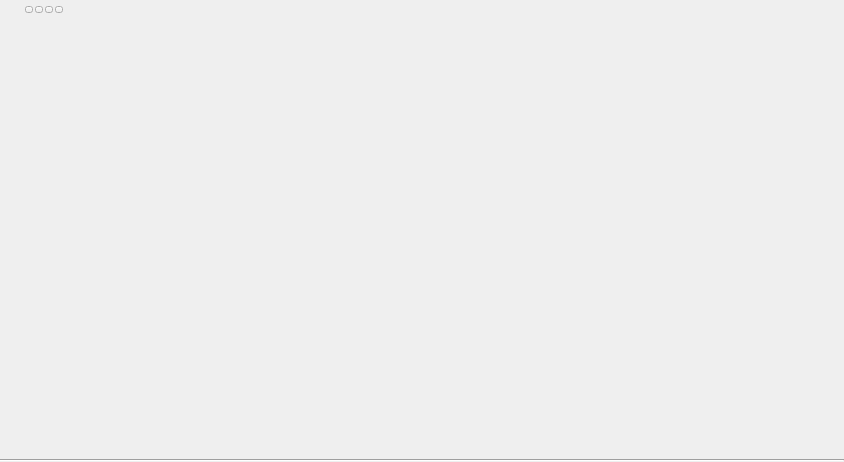
<?xml version="1.0" encoding="UTF-8"?>
<ui version="4.0">
 <class>TreeElement_Group</class>
 <widget class="QWidget" name="TreeElement_Group">
  <property name="geometry">
   <rect>
    <x>0</x>
    <y>0</y>
    <width>844</width>
    <height>462</height>
   </rect>
  </property>
  <property name="sizePolicy">
   <sizepolicy hsizetype="Preferred" vsizetype="Fixed">
    <horstretch>0</horstretch>
    <verstretch>0</verstretch>
   </sizepolicy>
  </property>
  <property name="contextMenuPolicy">
   <enum>Qt::NoContextMenu</enum>
  </property>
  <layout class="QHBoxLayout" name="horizontalLayout_4">
   <property name="spacing">
    <number>0</number>
   </property>
   <property name="leftMargin">
    <number>0</number>
   </property>
   <property name="topMargin">
    <number>0</number>
   </property>
   <property name="rightMargin">
    <number>0</number>
   </property>
   <property name="bottomMargin">
    <number>0</number>
   </property>
   <item>
    <widget class="QWidget" name="m_BackLayer" native="true">
     <property name="sizePolicy">
      <sizepolicy hsizetype="Expanding" vsizetype="Expanding">
       <horstretch>0</horstretch>
       <verstretch>0</verstretch>
      </sizepolicy>
     </property>
     <property name="windowTitle">
      <string notr="true"/>
     </property>
     <layout class="QVBoxLayout" name="verticalLayout_2">
      <property name="spacing">
       <number>0</number>
      </property>
      <property name="leftMargin">
       <number>0</number>
      </property>
      <property name="topMargin">
       <number>0</number>
      </property>
      <property name="rightMargin">
       <number>0</number>
      </property>
      <property name="bottomMargin">
       <number>0</number>
      </property>
      <item>
       <widget class="QWidget" name="m_Cursor" native="true">
        <layout class="QHBoxLayout" name="horizontalLayout_2">
         <property name="spacing">
          <number>0</number>
         </property>
         <property name="leftMargin">
          <number>0</number>
         </property>
         <property name="topMargin">
          <number>0</number>
         </property>
         <property name="rightMargin">
          <number>5</number>
         </property>
         <property name="bottomMargin">
          <number>0</number>
         </property>
         <item>
          <spacer name="horizontalSpacer">
           <property name="orientation">
            <enum>Qt::Horizontal</enum>
           </property>
           <property name="sizeType">
            <enum>QSizePolicy::Fixed</enum>
           </property>
           <property name="sizeHint" stdset="0">
            <size>
             <width>5</width>
             <height>20</height>
            </size>
           </property>
          </spacer>
         </item>
         <item>
          <widget class="CLogoView" name="m_Logo" native="true">
           <property name="sizePolicy">
            <sizepolicy hsizetype="Fixed" vsizetype="Fixed">
             <horstretch>0</horstretch>
             <verstretch>0</verstretch>
            </sizepolicy>
           </property>
           <property name="minimumSize">
            <size>
             <width>15</width>
             <height>15</height>
            </size>
           </property>
           <property name="maximumSize">
            <size>
             <width>15</width>
             <height>15</height>
            </size>
           </property>
           <property name="baseSize">
            <size>
             <width>0</width>
             <height>0</height>
            </size>
           </property>
          </widget>
         </item>
         <item>
          <spacer name="horizontalSpacer_3">
           <property name="orientation">
            <enum>Qt::Horizontal</enum>
           </property>
           <property name="sizeType">
            <enum>QSizePolicy::Fixed</enum>
           </property>
           <property name="sizeHint" stdset="0">
            <size>
             <width>5</width>
             <height>0</height>
            </size>
           </property>
          </spacer>
         </item>
         <item>
          <layout class="QHBoxLayout" name="horizontalLayout">
           <property name="spacing">
            <number>4</number>
           </property>
           <property name="sizeConstraint">
            <enum>QLayout::SetDefaultConstraint</enum>
           </property>
           <property name="rightMargin">
            <number>0</number>
           </property>
           <item>
            <layout class="QVBoxLayout" name="verticalLayout" stretch="0,100">
             <property name="spacing">
              <number>2</number>
             </property>
             <item>
              <widget class="QWidget" name="m_ExtButtonContainer" native="true">
               <property name="sizePolicy">
                <sizepolicy hsizetype="Minimum" vsizetype="Minimum">
                 <horstretch>0</horstretch>
                 <verstretch>0</verstretch>
                </sizepolicy>
               </property>
               <layout class="QHBoxLayout" name="horizontalLayout_5">
                <property name="spacing">
                 <number>2</number>
                </property>
                <property name="leftMargin">
                 <number>0</number>
                </property>
                <property name="topMargin">
                 <number>0</number>
                </property>
                <property name="rightMargin">
                 <number>2</number>
                </property>
                <property name="bottomMargin">
                 <number>0</number>
                </property>
                <item alignment="Qt::AlignLeft">
                 <widget class="CSkinButton" name="m_ExtButton1">
                  <property name="focusPolicy">
                   <enum>Qt::NoFocus</enum>
                  </property>
                  <property name="text">
                   <string notr="true"/>
                  </property>
                  <property name="iconSize">
                   <size>
                    <width>0</width>
                    <height>0</height>
                   </size>
                  </property>
                  <property name="checkable">
                   <bool>false</bool>
                  </property>
                 </widget>
                </item>
                <item alignment="Qt::AlignLeft">
                 <widget class="CSkinButton" name="m_ExtButton2">
                  <property name="focusPolicy">
                   <enum>Qt::NoFocus</enum>
                  </property>
                  <property name="text">
                   <string notr="true"/>
                  </property>
                  <property name="iconSize">
                   <size>
                    <width>0</width>
                    <height>0</height>
                   </size>
                  </property>
                  <property name="checkable">
                   <bool>false</bool>
                  </property>
                 </widget>
                </item>
                <item alignment="Qt::AlignLeft">
                 <widget class="CSkinButton" name="m_ExtButton3">
                  <property name="focusPolicy">
                   <enum>Qt::NoFocus</enum>
                  </property>
                  <property name="text">
                   <string notr="true"/>
                  </property>
                  <property name="iconSize">
                   <size>
                    <width>0</width>
                    <height>0</height>
                   </size>
                  </property>
                  <property name="checkable">
                   <bool>false</bool>
                  </property>
                 </widget>
                </item>
                <item alignment="Qt::AlignLeft">
                 <widget class="CSkinButton" name="m_ExtButton4">
                  <property name="focusPolicy">
                   <enum>Qt::NoFocus</enum>
                  </property>
                  <property name="text">
                   <string notr="true"/>
                  </property>
                  <property name="iconSize">
                   <size>
                    <width>0</width>
                    <height>0</height>
                   </size>
                  </property>
                  <property name="checkable">
                   <bool>false</bool>
                  </property>
                 </widget>
                </item>
                <item>
                 <spacer name="horizontalSpacer_2">
                  <property name="orientation">
                   <enum>Qt::Horizontal</enum>
                  </property>
                  <property name="sizeHint" stdset="0">
                   <size>
                    <width>40</width>
                    <height>20</height>
                   </size>
                  </property>
                 </spacer>
                </item>
               </layout>
              </widget>
             </item>
             <item alignment="Qt::AlignLeft">
              <widget class="CSkinOneLineText" name="m_Name">
               <property name="sizePolicy">
                <sizepolicy hsizetype="Minimum" vsizetype="Expanding">
                 <horstretch>0</horstretch>
                 <verstretch>0</verstretch>
                </sizepolicy>
               </property>
               <property name="alignment">
                <set>Qt::AlignLeading|Qt::AlignLeft|Qt::AlignVCenter</set>
               </property>
               <property name="heightByContext" stdset="0">
                <bool>false</bool>
               </property>
               <property name="widthByContext" stdset="0">
                <bool>true</bool>
               </property>
               <property name="addheight" stdset="0">
                <number>3</number>
               </property>
              </widget>
             </item>
            </layout>
           </item>
           <item alignment="Qt::AlignRight">
            <widget class="CLogoView" name="m_Banner" native="true">
             <property name="sizePolicy">
              <sizepolicy hsizetype="MinimumExpanding" vsizetype="Expanding">
               <horstretch>0</horstretch>
               <verstretch>0</verstretch>
              </sizepolicy>
             </property>
             <property name="minimumSize">
              <size>
               <width>250</width>
               <height>0</height>
              </size>
             </property>
             <property name="contextMenuPolicy">
              <enum>Qt::NoContextMenu</enum>
             </property>
            </widget>
           </item>
          </layout>
         </item>
        </layout>
       </widget>
      </item>
      <item>
       <widget class="Line" name="line">
        <property name="sizePolicy">
         <sizepolicy hsizetype="Expanding" vsizetype="Fixed">
          <horstretch>0</horstretch>
          <verstretch>0</verstretch>
         </sizepolicy>
        </property>
        <property name="minimumSize">
         <size>
          <width>0</width>
          <height>2</height>
         </size>
        </property>
        <property name="contextMenuPolicy">
         <enum>Qt::NoContextMenu</enum>
        </property>
        <property name="frameShadow">
         <enum>QFrame::Sunken</enum>
        </property>
        <property name="lineWidth">
         <number>1</number>
        </property>
        <property name="orientation">
         <enum>Qt::Horizontal</enum>
        </property>
       </widget>
      </item>
     </layout>
    </widget>
   </item>
  </layout>
 </widget>
 <customwidgets>
  <customwidget>
   <class>CSkinButton</class>
   <extends>QToolButton</extends>
   <header>skinbutton.h</header>
  </customwidget>
  <customwidget>
   <class>CSkinOneLineText</class>
   <extends>QLabel</extends>
   <header>skinonelinetext.h</header>
  </customwidget>
  <customwidget>
   <class>CLogoView</class>
   <extends>QWidget</extends>
   <header>logoview.h</header>
  </customwidget>
 </customwidgets>
 <resources/>
 <connections/>
</ui>
